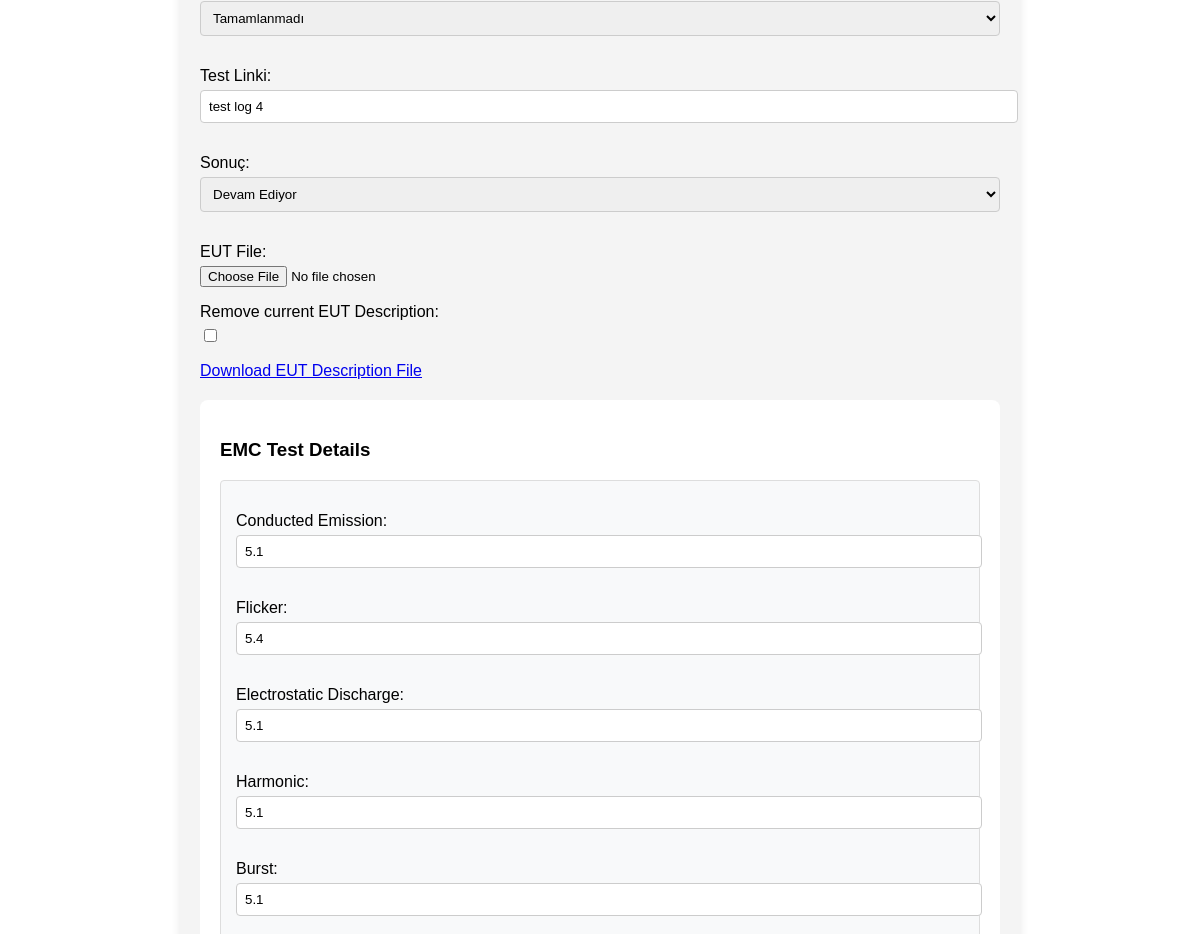
The page /UserAuth/EMC/edit/3/ (signed in, middle part) on the database as committed earlier.
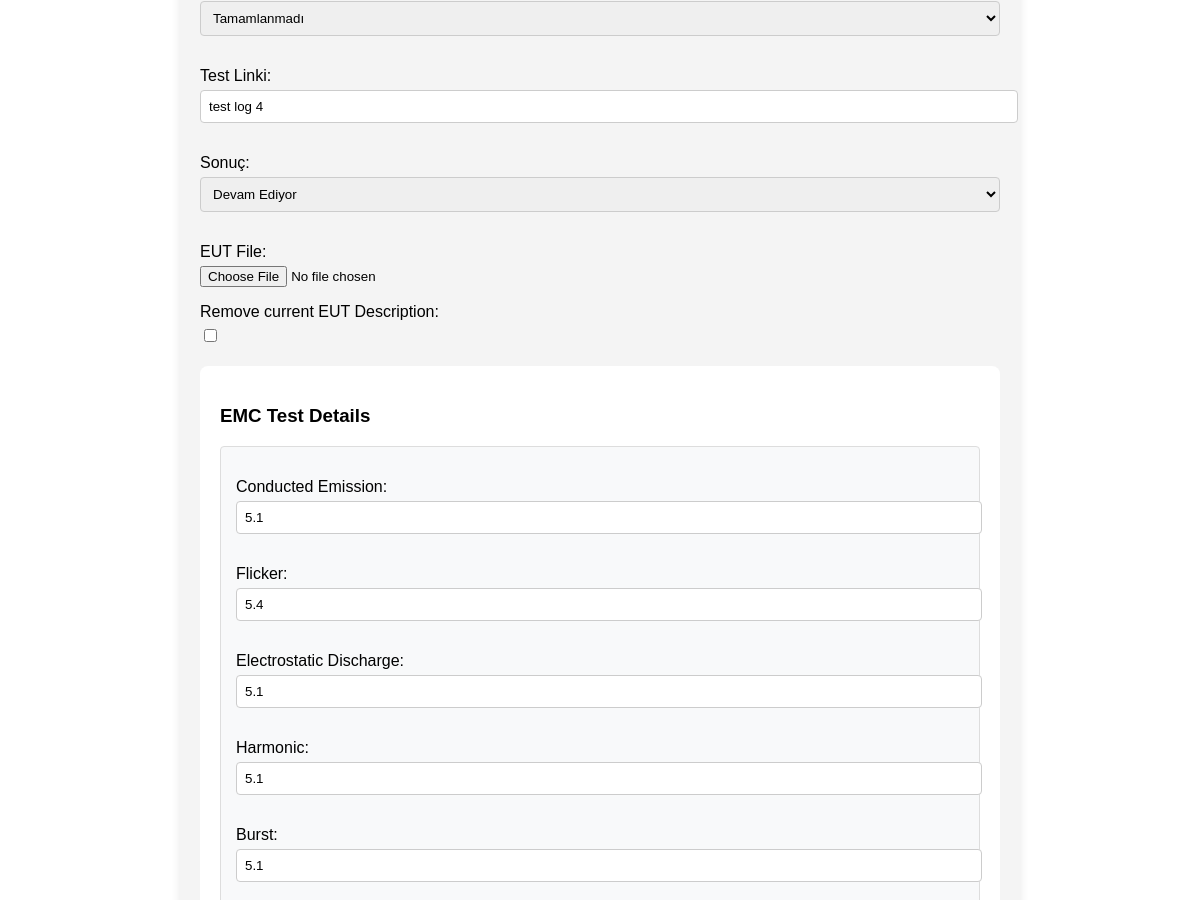
The same page on the database as committed later.
### UserAuth/views.py (the view, shortened to what this page needs)
# urls.py: path('EMC/edit/<int:id>/', views.edit_EMC, name='edit_EMC'),
@login_required(login_url='UserAuth:login')
def edit_EMC(request, id):
    EMC_record = get_object_or_404(EMC, id=id)
    if request.method == 'POST':
        form = EMCAdminForm(request.POST, request.FILES, instance=EMC_record)
        formset = EMCTestFormSet(request.POST, instance=EMC_record)
        formset_hardware = EMCHardwareFormSet(request.POST, instance=EMC_record)
        formset_software = EMCSoftwareFormSet(request.POST, instance=EMC_record)
        if form.is_valid():
            emc = form.save()
            formset.instance = emc
            formset_hardware.instance = emc
            formset_software.instance = emc
            formset.save()
            formset_hardware.save()
            formset_software.save()
            return redirect('UserAuth:EMC_table')
    else:
        form = EMCAdminForm(instance=EMC_record)
        formset = EMCTestFormSet(instance=EMC_record)
        formset_hardware = EMCHardwareFormSet(instance=EMC_record)
        formset_software = EMCSoftwareFormSet(instance=EMC_record)
    return render (request, 'edit_EMC.html',
                    {'form': form,
                    'formset' : formset,
                    'formset_hardware' : formset_hardware,
                    'formset_software' : formset_software,
                    'editable': True})

### Tasks/forms.py (shortened to what this page needs)
class EMCAdminForm(forms.ModelForm):
    class Meta :
        model = EMC
        widgets = {
            'EUT_Description': forms.FileInput(),
        }
        fields = '__all__'
    def __init__(self, *args, **kwargs):
        super(EMCAdminForm, self).__init__(*args, **kwargs)
        if self.instance and self.instance.pk:
            if self.instance.EUT_Description:
                self.download_url = reverse('UserAuth:download_EUT_Description', args=[self.instance.pk])
    remove_EUT_Files = forms.BooleanField(required=False, label='Remove current EUT Description')

### templates/edit_EMC.html (shortened to what this page needs)
<!DOCTYPE html>
<html lang="en">
<head>
</head>
<body>
<form method="post" enctype="multipart/form-data">
    <div class="emc-form">
        {{ form.as_p }}
        {% if form.instance.pk and form.instance.EUT_Description %}
        <div>
            <a href="{{ form.download_url }}">Download EUT Description File</a>
        </div>
    {% endif %}
    </div>
    <div class="formset-container">
        <h3>EMC Test Details</h3>
        <div id="formset-forms">
            {% for test_form in formset %}
            <div class="test-form">
                {{ test_form.as_p }}
            </div>
            {% endfor %}
        </div>
    </div>
</form>
</body>
</html>

Rows that differ between the two databases and show on the page:
changed EMC "Tamamlanmadı": EUT_Description "emc/Testler_KQkZAay.docx" → empty (drawn)
Other text that changed with them:
text no longer shown: "Download EUT Description File"
